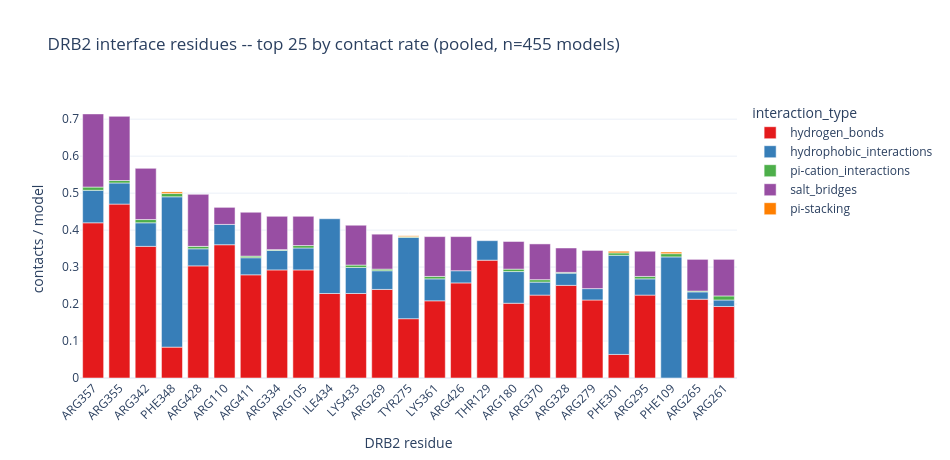
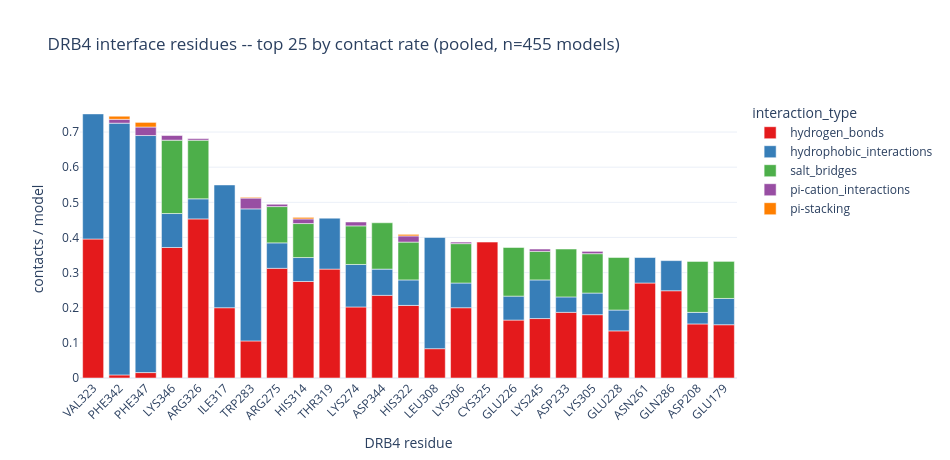

These figures' notebook cell, in order:
### Markdown cell above
## Residue-level interface map

Domain x domain is coarse when the whole ensemble converges on **one**
interface. These panels drop to single-residue resolution: contact rate
(contacts per model) for the busiest DRB2 and DRB4 residues, split by
interaction type, plus the 2-D DRB2-residue x DRB4-residue contact map — the
actual predicted interface footprint, pooled over all five backends.

### Code cell
TOP_N = 25
bc = df[df["reschain_lig"] == "B"].copy()
n_norm = df.groupby(["cluster", "fname"]).ngroups

def residue_rate_bar(data, resnr_col, restype_col, chain_label, filename):
    per_res_total = (data.groupby([resnr_col, restype_col], observed=True).size()
                     .div(n_norm).rename("rate").reset_index()
                     .sort_values("rate", ascending=False).head(TOP_N))
    order = per_res_total[resnr_col].tolist()
    per_res_itype = (data.groupby([resnr_col, restype_col, "interaction_type"], observed=True).size()
                     .div(n_norm).rename("rate").reset_index())
    per_res_itype = per_res_itype[per_res_itype[resnr_col].isin(order)].copy()
    per_res_itype["label"] = (per_res_itype[restype_col].astype(str)
                              + per_res_itype[resnr_col].astype(int).astype(str))
    label_order = [f"{per_res_total.loc[per_res_total[resnr_col] == r, restype_col].iloc[0]}{int(r)}"
                   for r in order]
    fig = px.bar(per_res_itype, x="label", y="rate", color="interaction_type",
                 category_orders={"label": label_order},
                 color_discrete_sequence=ITYPE_PALETTE, template=TEMPLATE,
                 title=f"{chain_label} interface residues -- top {TOP_N} by contact rate "
                       f"(pooled, n={n_norm} models)")
    fig.update_layout(width=950, height=460, xaxis_title=f"{chain_label} residue",
                      yaxis_title="contacts / model", xaxis_tickangle=-45)
    save_fig(fig, filename, "residue_interface")
    return per_res_total

top_drb2 = residue_rate_bar(bc, "resnr", "restype", "DRB2", "drb2_top_residues.html")
top_drb4 = residue_rate_bar(bc, "resnr_lig", "restype_lig", "DRB4", "drb4_top_residues.html")
display(top_drb2.rename(columns={"resnr": "drb2_resnr", "restype": "drb2_restype"}).reset_index(drop=True))
display(top_drb4.rename(columns={"resnr_lig": "drb4_resnr", "restype_lig": "drb4_restype"}).reset_index(drop=True))

### Figure 1 — Plotly figure (JSON) as saved in the notebook; plotly's stock layout.template omitted (floating-point values rounded to 4 significant figures)
{"data": [{"hovertemplate": "interaction_type=hydrogen_bonds<br>label=%{x}<br>rate=%{y}<extra></extra>", "legendgroup": "hydrogen_bonds", "marker": {"color": "rgb(228,26,28)", "pattern": {"shape": ""}}, "name": "hydrogen_bonds", "orientation": "v", "showlegend": true, "textposition": "auto", "type": "bar", "x": ["ARG105", "ARG110", "THR129", "ARG180", "ARG261", "ARG265", "ARG269", "TYR275", "ARG279", "ARG295", "PHE301", "ARG328", "ARG334", "ARG342", "PHE348", "ARG355", "ARG357", "LYS361", "ARG370", "ARG411", "ARG426", "ARG428", "LYS433", "ILE434"], "xaxis": "x", "y": [0.2923, 0.3604, 0.3187, 0.2022, 0.1934, 0.2132, 0.2396, 0.1604, 0.211, 0.2242, 0.06374, 0.2505, 0.2923, 0.356, 0.08352, 0.4703, 0.4198, 0.2088, 0.2242, 0.2791, 0.2571, 0.3033, 0.2286, 0.2286], "yaxis": "y"}, {"hovertemplate": "interaction_type=hydrophobic_interactions<br>label=%{x}<br>rate=%{y}<extra></extra>", "legendgroup": "hydrophobic_interactions", "marker": {"color": "rgb(55,126,184)", "pattern": {"shape": ""}}, "name": "hydrophobic_interactions", "orientation": "v", "showlegend": true, "textposition": "auto", "type": "bar", "x": ["ARG105", "PHE109", "ARG110", "THR129", "ARG180", "ARG261", "ARG265", "ARG269", "TYR275", "ARG279", "ARG295", "PHE301", "ARG328", "ARG334", "ARG342", "PHE348", "ARG355", "ARG357", "LYS361", "ARG370", "ARG411", "ARG426", "ARG428", "LYS433", "ILE434"], "xaxis": "x", "y": [0.05934, 0.3275, 0.05495, 0.05275, 0.08571, 0.01758, 0.01978, 0.05055, 0.2198, 0.03077, 0.04396, 0.2681, 0.03297, 0.05275, 0.06374, 0.4066, 0.05714, 0.08791, 0.05934, 0.03516, 0.04615, 0.03297, 0.04615, 0.07033, 0.2022], "yaxis": "y"}, {"hovertemplate": "interaction_type=pi-cation_interactions<br>label=%{x}<br>rate=%{y}<extra></extra>", "legendgroup": "pi-cation_interactions", "marker": {"color": "rgb(77,175,74)", "pattern": {"shape": ""}}, "name": "pi-cation_interactions", "orientation": "v", "showlegend": true, "textposition": "auto", "type": "bar", "x": ["ARG105", "PHE109", "ARG180", "ARG261", "ARG265", "ARG269", "TYR275", "ARG295", "PHE301", "ARG328", "ARG334", "ARG342", "PHE348", "ARG355", "ARG357", "LYS361", "ARG370", "ARG411", "ARG428", "LYS433"], "xaxis": "x", "y": [0.006593, 0.008791, 0.006593, 0.01099, 0.002198, 0.004396, 0.002198, 0.006593, 0.006593, 0.002198, 0.002198, 0.008791, 0.008791, 0.006593, 0.008791, 0.006593, 0.006593, 0.004396, 0.006593, 0.006593], "yaxis": "y"}, {"hovertemplate": "interaction_type=salt_bridges<br>label=%{x}<br>rate=%{y}<extra></extra>", "legendgroup": "salt_bridges", "marker": {"color": "rgb(152,78,163)", "pattern": {"shape": ""}}, "name": "salt_bridges", "orientation": "v", "showlegend": true, "textposition": "auto", "type": "bar", "x": ["ARG105", "ARG110", "ARG180", "ARG261", "ARG265", "ARG269", "ARG279", "ARG295", "ARG328", "ARG334", "ARG342", "ARG355", "ARG357", "LYS361", "ARG370", "ARG411", "ARG426", "ARG428", "LYS433"], "xaxis": "x", "y": [0.07912, 0.04615, 0.07473, 0.0989, 0.08571, 0.09451, 0.1033, 0.06813, 0.06593, 0.09011, 0.1385, 0.1736, 0.1978, 0.1077, 0.0967, 0.1187, 0.09231, 0.1407, 0.1077], "yaxis": "y"}, {"hovertemplate": "interaction_type=pi-stacking<br>label=%{x}<br>rate=%{y}<extra></extra>", "legendgroup": "pi-stacking", "marker": {"color": "rgb(255,127,0)", "pattern": {"shape": ""}}, "name": "pi-stacking", "orientation": "v", "showlegend": true, "textposition": "auto", "type": "bar", "x": ["PHE109", "TYR275", "PHE301", "PHE348"], "xaxis": "x", "y": [0.004396, 0.002198, 0.004396, 0.004396], "yaxis": "y"}], "layout": {"barmode": "relative", "height": 460, "legend": {"title": {"text": "interaction_type"}, "tracegroupgap": 0}, "title": {"text": "DRB2 interface residues -- top 25 by contact rate (pooled, n=455 models)"}, "width": 950, "xaxis": {"anchor": "y", "categoryarray": ["ARG357", "ARG355", "ARG342", "PHE348", "ARG428", "ARG110", "ARG411", "ARG334", "ARG105", "ILE434", "LYS433", "ARG269", "TYR275", "LYS361", "ARG426", "THR129", "ARG180", "ARG370", "ARG328", "ARG279", "PHE301", "ARG295", "PHE109", "ARG265", "ARG261"], "categoryorder": "array", "domain": [0.0, 1.0], "tickangle": -45, "title": {"text": "DRB2 residue"}}, "yaxis": {"anchor": "x", "domain": [0.0, 1.0], "title": {"text": "contacts / model"}}}}

### Figure 2 — Plotly figure (JSON) as saved in the notebook; plotly's stock layout.template omitted (floating-point values rounded to 4 significant figures)
{"data": [{"hovertemplate": "interaction_type=hydrogen_bonds<br>label=%{x}<br>rate=%{y}<extra></extra>", "legendgroup": "hydrogen_bonds", "marker": {"color": "rgb(228,26,28)", "pattern": {"shape": ""}}, "name": "hydrogen_bonds", "orientation": "v", "showlegend": true, "textposition": "auto", "type": "bar", "x": ["GLU179", "ASP208", "GLU226", "GLU228", "ASP233", "LYS245", "ASN261", "LYS274", "ARG275", "TRP283", "GLN286", "LYS305", "LYS306", "LEU308", "HIS314", "ILE317", "THR319", "HIS322", "VAL323", "CYS325", "ARG326", "PHE342", "ASP344", "LYS346", "PHE347"], "xaxis": "x", "y": [0.1516, 0.1538, 0.1648, 0.1341, 0.1868, 0.1692, 0.2703, 0.2022, 0.3121, 0.1055, 0.2484, 0.1802, 0.2, 0.08352, 0.2747, 0.2, 0.3099, 0.2066, 0.3956, 0.3868, 0.4527, 0.008791, 0.2352, 0.3714, 0.01538], "yaxis": "y"}, {"hovertemplate": "interaction_type=hydrophobic_interactions<br>label=%{x}<br>rate=%{y}<extra></extra>", "legendgroup": "hydrophobic_interactions", "marker": {"color": "rgb(55,126,184)", "pattern": {"shape": ""}}, "name": "hydrophobic_interactions", "orientation": "v", "showlegend": true, "textposition": "auto", "type": "bar", "x": ["GLU179", "ASP208", "GLU226", "GLU228", "ASP233", "LYS245", "ASN261", "LYS274", "ARG275", "TRP283", "GLN286", "LYS305", "LYS306", "LEU308", "HIS314", "ILE317", "THR319", "HIS322", "VAL323", "ARG326", "PHE342", "ASP344", "LYS346", "PHE347"], "xaxis": "x", "y": [0.07473, 0.03297, 0.06813, 0.05934, 0.04396, 0.1099, 0.07253, 0.1209, 0.07253, 0.3758, 0.08571, 0.06154, 0.07033, 0.3165, 0.06813, 0.3495, 0.1451, 0.07253, 0.356, 0.05714, 0.7165, 0.07473, 0.0967, 0.6747], "yaxis": "y"}, {"hovertemplate": "interaction_type=salt_bridges<br>label=%{x}<br>rate=%{y}<extra></extra>", "legendgroup": "salt_bridges", "marker": {"color": "rgb(77,175,74)", "pattern": {"shape": ""}}, "name": "salt_bridges", "orientation": "v", "showlegend": true, "textposition": "auto", "type": "bar", "x": ["GLU179", "ASP208", "GLU226", "GLU228", "ASP233", "LYS245", "LYS274", "ARG275", "LYS305", "LYS306", "HIS314", "HIS322", "ARG326", "ASP344", "LYS346"], "xaxis": "x", "y": [0.1055, 0.1451, 0.1385, 0.1495, 0.1363, 0.08132, 0.1099, 0.1033, 0.1121, 0.1121, 0.0967, 0.1077, 0.167, 0.1319, 0.2088], "yaxis": "y"}, {"hovertemplate": "interaction_type=pi-cation_interactions<br>label=%{x}<br>rate=%{y}<extra></extra>", "legendgroup": "pi-cation_interactions", "marker": {"color": "rgb(152,78,163)", "pattern": {"shape": ""}}, "name": "pi-cation_interactions", "orientation": "v", "showlegend": true, "textposition": "auto", "type": "bar", "x": ["LYS245", "LYS274", "ARG275", "TRP283", "LYS305", "LYS306", "HIS314", "HIS322", "ARG326", "PHE342", "LYS346", "PHE347"], "xaxis": "x", "y": [0.006593, 0.01099, 0.006593, 0.03077, 0.006593, 0.004396, 0.01319, 0.01758, 0.004396, 0.01099, 0.01319, 0.02418], "yaxis": "y"}, {"hovertemplate": "interaction_type=pi-stacking<br>label=%{x}<br>rate=%{y}<extra></extra>", "legendgroup": "pi-stacking", "marker": {"color": "rgb(255,127,0)", "pattern": {"shape": ""}}, "name": "pi-stacking", "orientation": "v", "showlegend": true, "textposition": "auto", "type": "bar", "x": ["TRP283", "HIS314", "HIS322", "PHE342", "PHE347"], "xaxis": "x", "y": [0.002198, 0.004396, 0.004396, 0.008791, 0.01319], "yaxis": "y"}], "layout": {"barmode": "relative", "height": 460, "legend": {"title": {"text": "interaction_type"}, "tracegroupgap": 0}, "title": {"text": "DRB4 interface residues -- top 25 by contact rate (pooled, n=455 models)"}, "width": 950, "xaxis": {"anchor": "y", "categoryarray": ["VAL323", "PHE342", "PHE347", "LYS346", "ARG326", "ILE317", "TRP283", "ARG275", "HIS314", "THR319", "LYS274", "ASP344", "HIS322", "LEU308", "LYS306", "CYS325", "GLU226", "LYS245", "ASP233", "LYS305", "GLU228", "ASN261", "GLN286", "ASP208", "GLU179"], "categoryorder": "array", "domain": [0.0, 1.0], "tickangle": -45, "title": {"text": "DRB4 residue"}}, "yaxis": {"anchor": "x", "domain": [0.0, 1.0], "title": {"text": "contacts / model"}}}}
